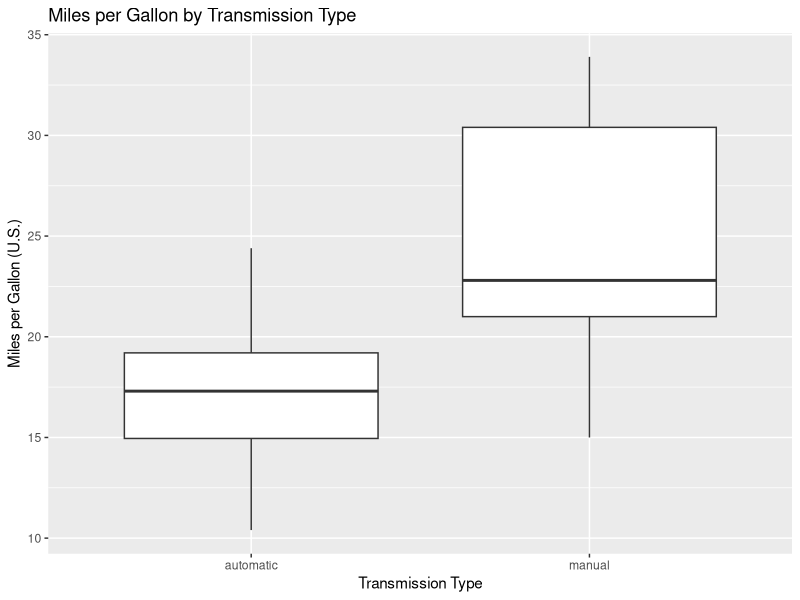
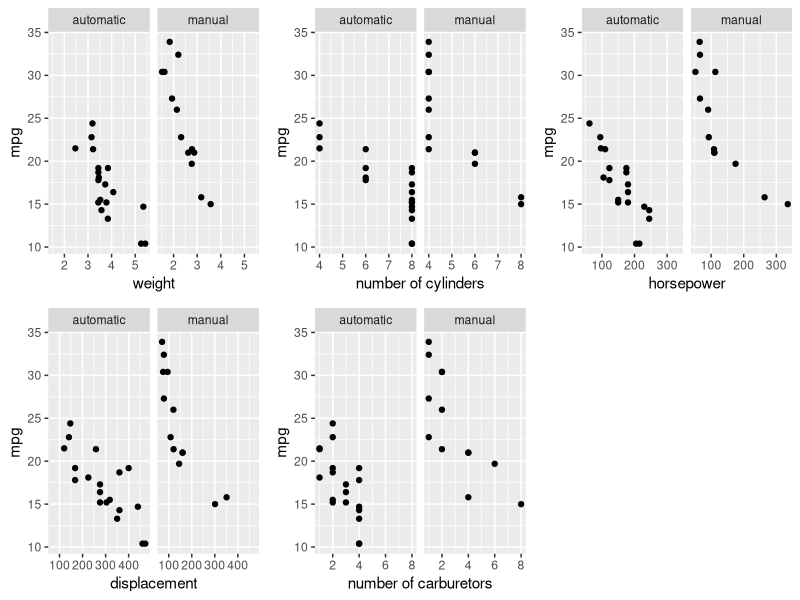

R code for these plots, in order:
## ---- chunk 1

library(ggplot2)
library(gridExtra)

# calling up and cloning data set for analysis
# converting am variable to factor
data(mtcars)
analysis <- mtcars
analysis$am <- sapply(analysis$am, function(x) ifelse(x==0, "automatic","manual"))

p <- ggplot(analysis) + geom_boxplot(aes(x=am,y=mpg)) +
  xlab("Transmission Type") +
  ylab("Miles per Gallon (U.S.)") +
  ggtitle("Miles per Gallon by Transmission Type")
p

## ---- chunk 2
transa <- subset(analysis,am=="automatic") 
transm <- subset(analysis,am=="manual")

t.test(transa$mpg,transm$mpg)
## ---- chunk 3
p.wt <- ggplot(analysis) + geom_point(aes(x=wt,y=mpg)) + facet_grid(.~am) +
  xlab("weight")

p.cyl <- ggplot(analysis) + geom_point(aes(x=cyl,y=mpg)) + facet_grid(.~am) +
  xlab("number of cylinders")

p.hp <- ggplot(analysis) + geom_point(aes(x=hp,y=mpg)) + facet_grid(.~am) +
  xlab("horsepower")

p.disp <- ggplot(analysis) + geom_point(aes(x=disp,y=mpg)) + facet_grid(.~am) +
  xlab("displacement")

p.carb <- ggplot(analysis) + geom_point(aes(x=carb,y=mpg)) + facet_grid(.~am) +
  xlab("number of carburetors")

grid.arrange(p.wt,p.cyl,p.hp, p.disp,p.carb,ncol=3,nrow=2)
